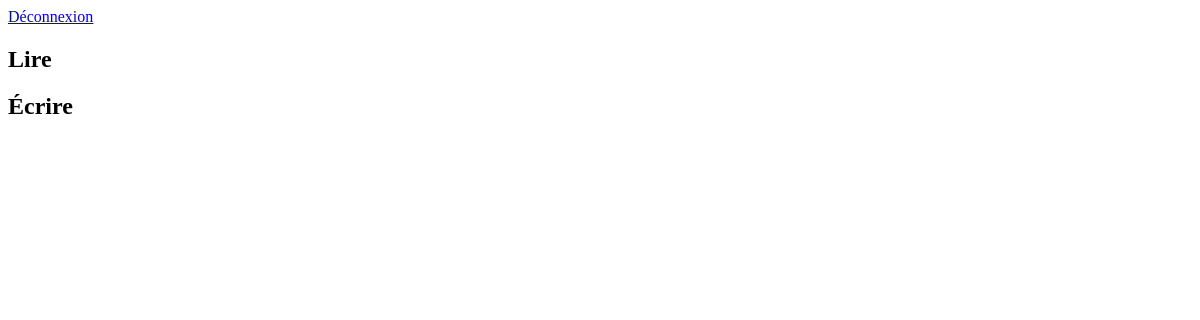
The app's page /php/library.php, older data.
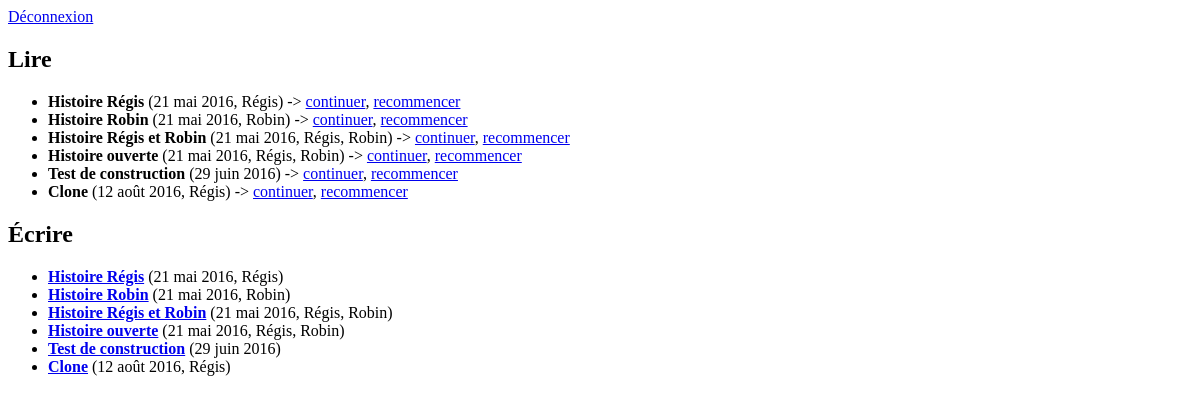
The same page, newer data.
### tables this page shows
CREATE TABLE `narrative` (
  `id_narrative` int(11) NOT NULL,
  `title` varchar(64) NOT NULL,
  `abstract` text NOT NULL,
  `date` datetime NOT NULL DEFAULT CURRENT_TIMESTAMP
);

CREATE TABLE `member` (
  `id_member` int(11) NOT NULL,
  `name` varchar(64) NOT NULL,
  `password` varchar(64) NOT NULL,
  `email` varchar(64) NOT NULL,
  `last_visit` datetime DEFAULT NULL,
  `date` datetime NOT NULL DEFAULT CURRENT_TIMESTAMP
);

### php/functions/function.php (called while the page is built, shortened)
<?php
function execSQL ($sql)
{
	$result = $GLOBALS['sql_connection']->query($sql) or trigger_error ($GLOBALS['sql_connection']->error." [$sql]");
	return $result;
}
function formatDate ($date)
{
	$frMonth = Array("", "janvier", "février", "mars", "avril", "mai", "juin", "juillet", "août", "septembre", "octobre", "novembre", "décembre");
	$strDate = strtotime ($date);
	$formatDate = date('j',$strDate) . " " . $frMonth[date('n',$strDate)] . " " . date('Y',$strDate);
	return $formatDate;
}
function getNarrativesData ($id_narrative = NULL)
{
	$data = array();
	if (is_null($id_narrative)) { $whereClause = ""; } else { $whereClause = "WHERE id_narrative = '$id_narrative'"; }
	$sql = "SELECT * FROM narrative $whereClause";
	$result = execSQL ($sql);
	while ($row = $result->fetch_assoc())
	{
		$id_narrative = $row['id_narrative'];
		$data[$id_narrative] = $row;
		$data[$id_narrative]['authors'] = array();
		$sql2 = "SELECT m.id_member, m.name FROM element e
					INNER JOIN rights r ON r.id_element = e.id_element
					INNER JOIN member m ON m.id_member = r.id_member
				WHERE e.id_narrative = '$id_narrative' AND e.type = 'narrative' AND r.type IN ('add','mod','full')";
		$result2 = execSQL ($sql2);
		while ($row2 = $result2->fetch_assoc())
		{
			$author = array();
			$author['id_member'] = $row2['id_member'];
			$author['name'] = $row2['name'];
			$data[$id_narrative]['authors'][$author['id_member']] = $author;
		}
	}
	return $data;
}
?>

### php/library.php (the view, shortened to what this page needs)
<?php
include("functions/function.php");
$datas = getNarrativesData ();
?>
<html>
    <head>
    </head>
    <body>
		<a href="index.php">Déconnexion</a>
		<h2>Lire</h2>
		<ul>
			<?php
			foreach ($datas as $data)
			{
				echo "<li><b>" . $data['title'] . "</b> (" . formatDate($data['date']);
				foreach ($data['authors'] as $author) { echo ", " . $author['name']; }
				echo ") -> <a href=\"reader.php?id_narrative=".$data['id_narrative']."\">continuer</a>, <a href=\"reader.php?id_narrative=".$data['id_narrative']."&new_story\">recommencer</a></li>";
			}
			?>
		</ul>
		<h2>Écrire</h2>
		<ul>
			<?php
			foreach ($datas as $data)
			{
				echo "<li><a href=\"editor.php?id_narrative=".$data['id_narrative']."\"><b>" . $data['title'] . "</a></b> (" . formatDate($data['date']);
				foreach ($data['authors'] as $author) { echo ", " . $author['name']; }
				echo ")</li>";
			}
			?>
		</ul>
	</body>
</html>

Row changes from the older to the newer data that the page shows:
added narrative: title "Histoire Régis", date "21 mai 2016"
added member: name "Régis"
added narrative: title "Histoire Robin", date "21 mai 2016"
added member: name "Robin"
added narrative: title "Histoire Régis et Robin", date "21 mai 2016"
added narrative: title "Histoire ouverte", date "21 mai 2016"
added narrative: title "Test de construction", date "29 juin 2016"
added narrative: title "Clone", date "12 août 2016"
